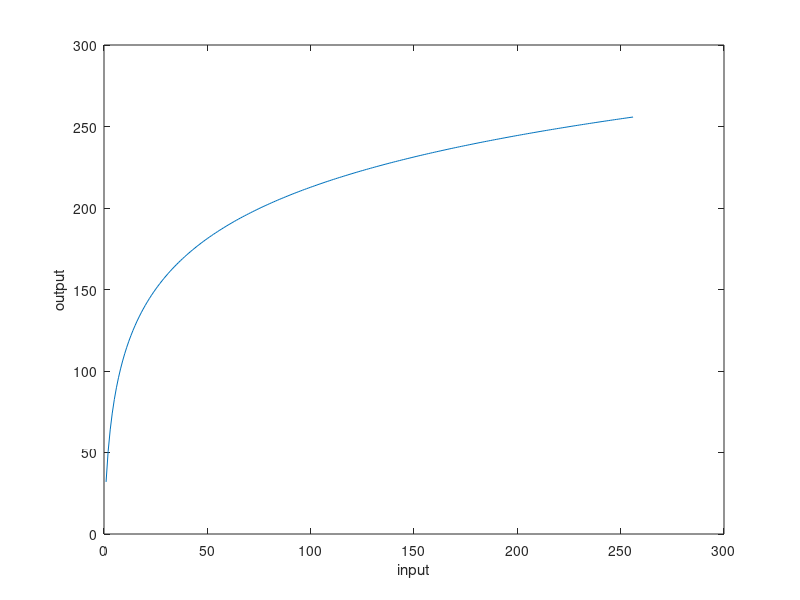

Here is the MATLAB script that generated this plot:
clc
clear
gama = 0.5;
a(:,:,1) = (1:256);


b = mod((46.1*log(1+a)),256);
plot(a,b)
xlabel('input');
ylabel('output');

% % a = imread('/Users/INNOCENTBOY/Documents/MATLAB/pic/256/4.1.01.tiff');
% 
% c = a.^gama;
% % c = mod(c,256);
% c = uint8(c);
% plot(a,c)
